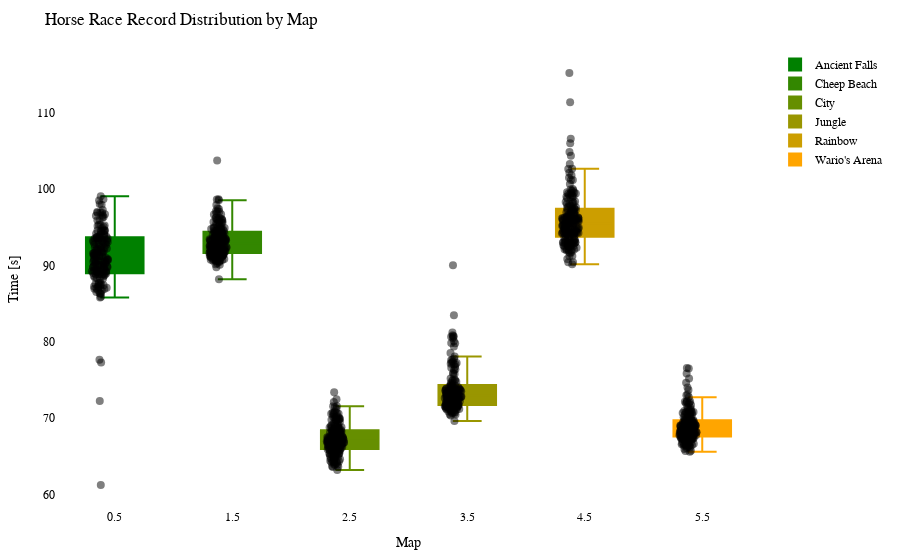

This figure's notebook cell:
### Code cell
import plotly.graph_objects as go
import plotly.io as pio

df = getRecordsDataframe(minigame="Pferderennen")

# Calculate the offset for centering the data points
num_columns = len(df.columns)
offset = 0.5

# Create a Swarm plot using Plotly
fig = go.Figure()

cmap = LinearSegmentedColormap.from_list("green_orange", ["green", "orange"])
colors = [to_hex(cmap(i / (num_columns - 1))) for i in range(num_columns)]

for i, (column, color) in enumerate(zip(df.columns, colors)):
    x_values = [i + offset] * len(df[column])  # Adjust x-values with offset for horizontal centering
    fig.add_trace(go.Box(x=x_values,
                         y=df[column],
                         name=column,
                         boxpoints='all',
                         pointpos=-0.5,  # Adjust point position to prevent overlapping
                         marker=dict(color='rgba(0,0,0,0.5)', size=8),  # Adjust marker color and size
                         line=dict(color=color),
                         fillcolor=color,
                         hovertext=df_to_html.index,
                         hoverinfo='name+text+y',
                         showlegend=True))

fig.update_layout(title="Horse Race Record Distribution by Map",
                  xaxis=dict(title="Map"),
                  yaxis=dict(title="Time [s]"),
                  showlegend=True,
                  font=dict(family="Arial", size=12, color="black"),  # Customize font
                  plot_bgcolor="white",  # Set background color
                  margin=dict(l=50, r=50, t=50, b=50),  # Adjust margins for better layout
                  )

pio.show(fig)

pio.write_html(fig, "out/pferd_swarm_plot.html")

### Figure 1 — Plotly figure (JSON) as saved in the notebook; plotly's stock layout.template omitted (floating-point values rounded to 4 significant figures; data arrays with more than 128 entries replaced by an {"elided": "..."} marker saying what was removed)
{"data": [{"boxpoints": "all", "fillcolor": "#008000", "hoverinfo": "name+text+y", "hovertext": {"elided": "210 str values"}, "line": {"color": "#008000"}, "marker": {"color": "rgba(0,0,0,0.5)", "size": 8}, "name": "Ancient Falls", "pointpos": -0.5, "showlegend": true, "type": "box", "x": {"elided": "210 float values"}, "y": {"elided": "210 float values"}}, {"boxpoints": "all", "fillcolor": "#338700", "hoverinfo": "name+text+y", "hovertext": {"elided": "210 str values"}, "line": {"color": "#338700"}, "marker": {"color": "rgba(0,0,0,0.5)", "size": 8}, "name": "Cheep Beach", "pointpos": -0.5, "showlegend": true, "type": "box", "x": {"elided": "210 float values"}, "y": {"elided": "210 float values"}}, {"boxpoints": "all", "fillcolor": "#668f00", "hoverinfo": "name+text+y", "hovertext": {"elided": "210 str values"}, "line": {"color": "#668f00"}, "marker": {"color": "rgba(0,0,0,0.5)", "size": 8}, "name": "City", "pointpos": -0.5, "showlegend": true, "type": "box", "x": {"elided": "210 float values"}, "y": {"elided": "210 float values"}}, {"boxpoints": "all", "fillcolor": "#999600", "hoverinfo": "name+text+y", "hovertext": {"elided": "210 str values"}, "line": {"color": "#999600"}, "marker": {"color": "rgba(0,0,0,0.5)", "size": 8}, "name": "Jungle", "pointpos": -0.5, "showlegend": true, "type": "box", "x": {"elided": "210 float values"}, "y": {"elided": "210 float values"}}, {"boxpoints": "all", "fillcolor": "#cc9e00", "hoverinfo": "name+text+y", "hovertext": {"elided": "210 str values"}, "line": {"color": "#cc9e00"}, "marker": {"color": "rgba(0,0,0,0.5)", "size": 8}, "name": "Rainbow", "pointpos": -0.5, "showlegend": true, "type": "box", "x": {"elided": "210 float values"}, "y": {"elided": "210 float values"}}, {"boxpoints": "all", "fillcolor": "#ffa500", "hoverinfo": "name+text+y", "hovertext": {"elided": "210 str values"}, "line": {"color": "#ffa500"}, "marker": {"color": "rgba(0,0,0,0.5)", "size": 8}, "name": "Wario's Arena", "pointpos": -0.5, "showlegend": true, "type": "box", "x": {"elided": "210 float values"}, "y": {"elided": "210 float values"}}], "layout": {"font": {"color": "black", "family": "Arial", "size": 12}, "margin": {"b": 50, "l": 50, "r": 50, "t": 50}, "plot_bgcolor": "white", "showlegend": true, "title": {"text": "Horse Race Record Distribution by Map"}, "xaxis": {"title": {"text": "Map"}}, "yaxis": {"title": {"text": "Time [s]"}}}}
